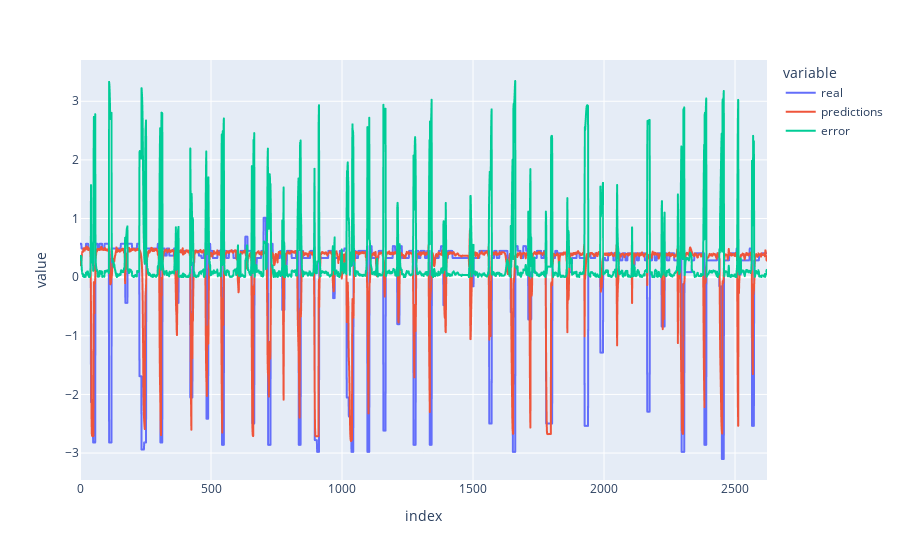

Write notebook code for a chart like this one.
### Code cell
experiment_path = "model=LSTM,layers=2,forecast=10,input_length=150,dataset=Formica_01"
trained_on_channel = "dump_from_simulation_1"
model_path = os.path.join("c:\\experiments", experiment_path, trained_on_channel, "model.pt")
exp_params = parse_params(experiment_path)


metrics = run_prediction(
    model_path,
    input_steps=int(exp_params["input_length"]),
    output_steps=int(exp_params["forecast"]),
    dataset_name=exp_params["dataset"],
    channel_name=run_on_channel,
    batch_size=64,
)
print(json.dumps(metrics, indent=4))

### Figure 1 — Plotly figure (JSON) as saved in the notebook; plotly's stock layout.template omitted (floating-point values rounded to 4 significant figures; data arrays with more than 128 entries replaced by an {"elided": "..."} marker saying what was removed)
{"data": [{"hovertemplate": "variable=real<br>index=%{x}<br>value=%{y}<extra></extra>", "legendgroup": "real", "line": {"color": "#636efa", "dash": "solid"}, "marker": {"symbol": "circle"}, "mode": "lines", "name": "real", "showlegend": true, "type": "scattergl", "x": {"elided": "2623 int values"}, "xaxis": "x", "y": {"elided": "2623 float values"}, "yaxis": "y"}, {"hovertemplate": "variable=predictions<br>index=%{x}<br>value=%{y}<extra></extra>", "legendgroup": "predictions", "line": {"color": "#EF553B", "dash": "solid"}, "marker": {"symbol": "circle"}, "mode": "lines", "name": "predictions", "showlegend": true, "type": "scattergl", "x": {"elided": "2623 int values"}, "xaxis": "x", "y": {"elided": "2623 float values"}, "yaxis": "y"}, {"hovertemplate": "variable=error<br>index=%{x}<br>value=%{y}<extra></extra>", "legendgroup": "error", "line": {"color": "#00cc96", "dash": "solid"}, "marker": {"symbol": "circle"}, "mode": "lines", "name": "error", "showlegend": true, "type": "scattergl", "x": {"elided": "2623 int values"}, "xaxis": "x", "y": {"elided": "2623 float values"}, "yaxis": "y"}], "layout": {"legend": {"title": {"text": "variable"}, "tracegroupgap": 0}, "margin": {"t": 60}, "xaxis": {"anchor": "y", "domain": [0, 1], "title": {"text": "index"}}, "yaxis": {"anchor": "x", "domain": [0, 1], "title": {"text": "value"}}}}
